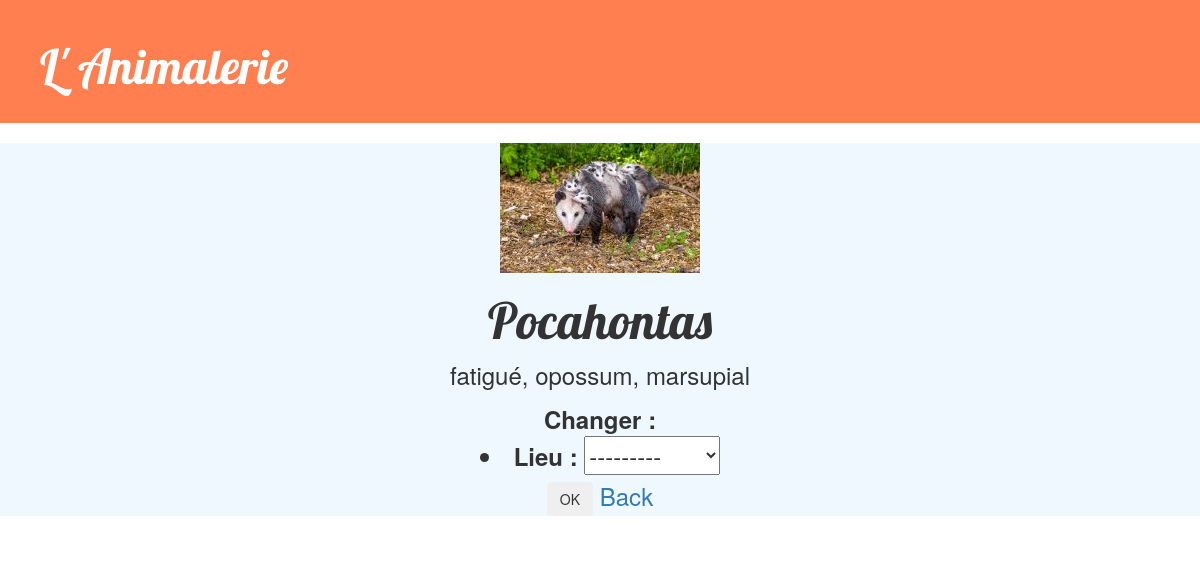
The app's page /animal/Pocahontas/ with its own data.
### animalerie/models.py (models this page shows, shortened)
class Animal(models.Model):
    id_animal = models.CharField(max_length=20, primary_key=True)
    etat = models.CharField(max_length=20)
    type = models.CharField(max_length=20)
    race = models.CharField(max_length=20)
    photo = models.CharField(max_length=200)
    lieu = models.ForeignKey(Equipement, on_delete=models.CASCADE)
    date = models.DateTimeField(blank=True, null=True)

### animalerie/views.py (the view)
# urls.py: path("animal/<str:pk>/", views.animal_detail, name="animal_detail"),
def animal_detail(request, pk):
    animal = get_object_or_404(Animal, pk=pk)
    lieu = Animal.lieu
    message = ""
    if request.method == "POST":
        ancien_lieu = get_object_or_404(Equipement, id_equip=animal.lieu.id_equip)
        form = MoveForm(request.POST, instance=animal)
        if form.is_valid():
            form.save(commit=False)
            if animal.lieu.disponibilite == "libre":
                ancien_lieu.disponibilite = "libre"
                nouveau_lieu = get_object_or_404(
                    Equipement, id_equip=animal.lieu.id_equip
                )
                if not nouveau_lieu.id_equip == "Litière":
                    nouveau_lieu.disponibilite = "occupé"
                if ancien_lieu.id_equip == "Nid" and nouveau_lieu.id_equip == "Litière":
                    animal.etat = "affamé"
                elif (
                    ancien_lieu.id_equip == "Litière"
                    and nouveau_lieu.id_equip == "Mangeoire"
                ):
                    animal.etat = "repus"
                elif (
                    ancien_lieu.id_equip == "Mangeoire"
                    and nouveau_lieu.id_equip == "Roue"
                ):
                    animal.etat = "fatigué"
                elif ancien_lieu.id_equip == "Roue" and nouveau_lieu.id_equip == "Nid":
                    animal.etat = "endormi"
                else:
                    form.clean()
                    message = "Mouvement non autorisé"
                    print("Mouvement interdit")
                    return render(request,"animalerie/animal_detail.html",{"animal": animal, "lieu": lieu, "form": form, "message": message})
                ancien_lieu.save()
                nouveau_lieu.save()
                animal.save()
                return redirect("animal_detail", pk=pk)
            else:
                form.clean()
                message = "Equipement déjà occupé"
                print("Equipement occupe")
                return render(request,"animalerie/animal_detail.html",{"animal": animal, "lieu": lieu, "form": form, "message": message})
        else:
            form = MoveForm()
    else:
        form = MoveForm()
    return render(
        request,
        "animalerie/animal_detail.html",
        {"animal": animal, "lieu": lieu, "form": form, "message": message},
    )

### animalerie/forms.py
class MoveForm(forms.ModelForm):
    class Meta:
        model = Animal
        fields = ("lieu",)

### animalerie/models.py (called while the page is built)
    def __str__(self):
        return self.id_equip

### animalerie/templates/animalerie/animal_detail.html (shortened to what this page needs)
{% extends 'animalerie/base.html' %}
{% load static %}
{% block 1 %}
<link rel="stylesheet" href="{% static 'css/animal_detail.css' %}">
<div id="animaldesc">
    <img src={% static animal.photo %}>
    <h1 id="titredesc">{{ animal.id_animal }}</h1>
    <p>{{ animal.etat }}, {{ animal.race }}, {{ animal.type }}</p>
    <form method="POST" class="post-form">{% csrf_token %}
        <b> Changer : </b> {{ form.as_ul }}
        <button type="submit" class="btn btn-outline-light">OK</button>
        <a href="{% url 'accueil' %}">Back</a>
    </form>
</div>
{% endblock %}

### animalerie/static/css/animalerie.css (style rules this page uses)
h1, h2, h3, h4 { font-family: 'Lobster', cursive; }
#titredesc { font-size: 50px; }
#equipdesc, #animaldesc { margin-top: 20px; text-align: center; font-size: x-large; }

### animalerie/static/css/animal_detail.css (style rules this page uses)
#animaldesc { margin-top: 20px; text-align: center; font-size: x-large; background-color: aliceblue; }

### records on screen
Animal: photo (picture), id_animal "Pocahontas", etat "fatigué", race "opossum", type "marsupial"
